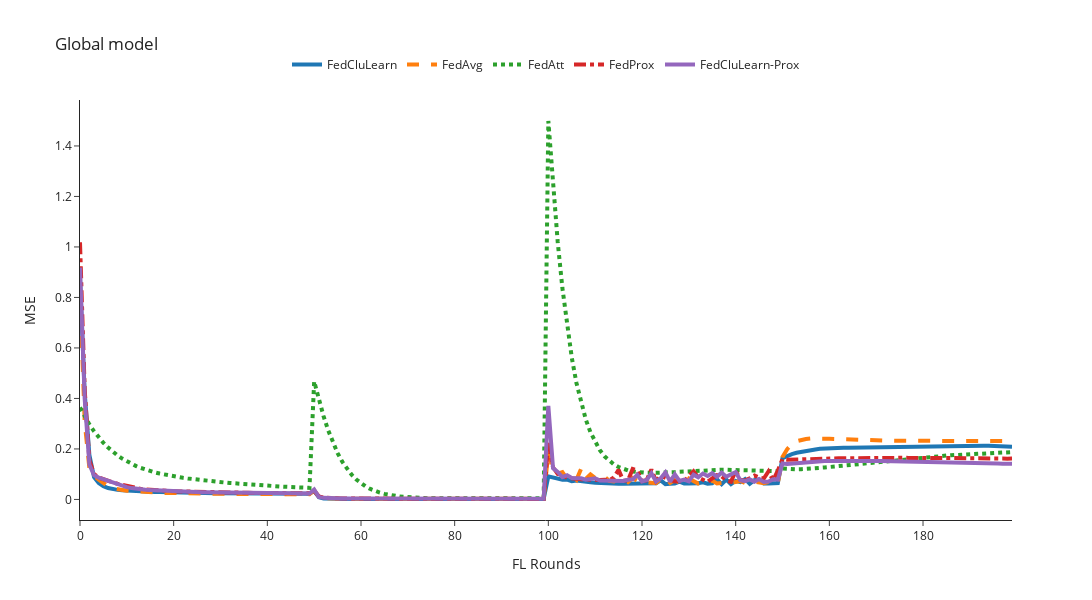

Notebook cell for this chart:
### Code cell
mse_column = 'mse'
# n_rounds, y = preprocessing_results(filenames=[global_FedCluLearn, global_FedCluLearn_recent, global_FedCluLearn_percentage, global_FedAvg, global_FedAtt, global_FedProx, global_FedCluLearn_Prox, global_FedCluLearn_Prox_recent, None], mse_column=mse_column)
# global_filenames = [global_FedCluLearn, global_FedAvg, global_FedAtt, global_FedProx, global_FedCluLearn_Prox]
global_filenames = [global_FedCluLearn, global_FedAvg, global_FedAtt, global_FedProx, global_FedCluLearn_Prox]
n_rounds, y = preprocessing_results(filenames=global_filenames, mse_column=mse_column)
#Avg {mse_column.upper()} Global model
plot_plotly(n_rounds, y, title=f'Global model', y_axis_title=f'{mse_column.upper()}', y_axis_max=1)

### Figure 1 — Plotly figure (JSON) as saved in the notebook; plotly's stock layout.template omitted (floating-point values rounded to 4 significant figures; data arrays with more than 128 entries replaced by an {"elided": "..."} marker saying what was removed)
{"data": [{"line": {"dash": "solid", "width": 4}, "mode": "lines", "name": "FedCluLearn", "type": "scatter", "x": {"elided": "201 int values"}, "y": {"elided": "200 float values"}}, {"line": {"dash": "dash", "width": 4}, "mode": "lines", "name": "FedAvg", "type": "scatter", "x": {"elided": "201 int values"}, "y": {"elided": "200 float values"}}, {"line": {"dash": "dot", "width": 4}, "mode": "lines", "name": "FedAtt", "type": "scatter", "x": {"elided": "201 int values"}, "y": {"elided": "200 float values"}}, {"line": {"dash": "dashdot", "width": 4}, "mode": "lines", "name": "FedProx", "type": "scatter", "x": {"elided": "201 int values"}, "y": {"elided": "200 float values"}}, {"line": {"dash": "solid", "width": 4}, "mode": "lines", "name": "FedCluLearn-Prox", "type": "scatter", "x": {"elided": "201 int values"}, "y": {"elided": "200 float values"}}], "layout": {"height": 600, "legend": {"orientation": "h", "x": 0.5, "xanchor": "center", "y": 1.05, "yanchor": "bottom"}, "title": {"text": "Global model"}, "width": 1200, "xaxis": {"autorange": true, "range": [0, 199], "title": {"text": "FL Rounds"}, "type": "linear"}, "yaxis": {"autorange": true, "range": [-0.08144, 1.582], "title": {"text": "MSE"}, "type": "linear"}}}
